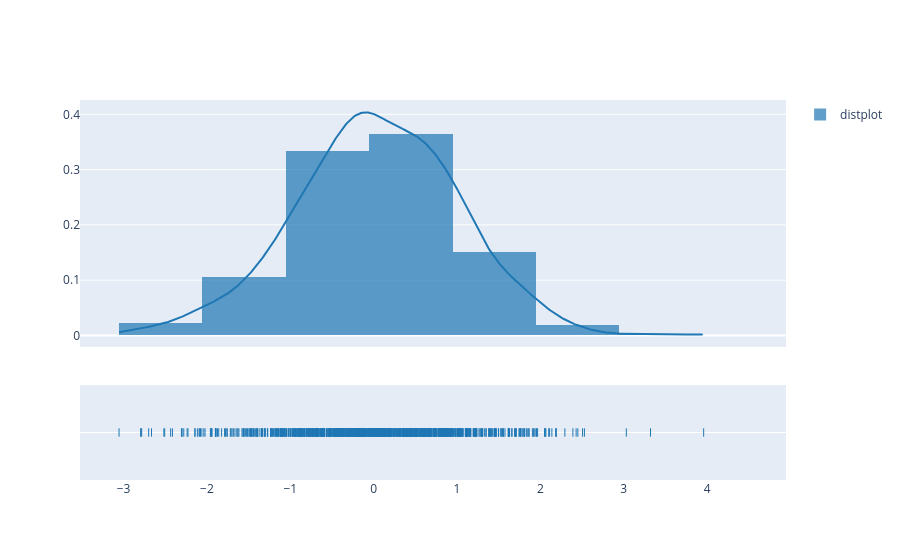

Write notebook code for a chart like this one.
### Markdown cell above
### DISTRIBUCIONES

### Code cell
#Simple
import plotly.figure_factory as ff
import numpy as np
np.random.seed(1)

x = np.random.randn(1000)
hist_data = [x]
group_labels = ['distplot'] 

fig = ff.create_distplot(hist_data, group_labels)
fig.show()

### Figure 1 — Plotly figure (JSON) as saved in the notebook; plotly's stock layout.template omitted (floating-point values rounded to 4 significant figures; data arrays with more than 128 entries replaced by an {"elided": "..."} marker saying what was removed)
{"data": [{"autobinx": false, "histnorm": "probability density", "legendgroup": "distplot", "marker": {"color": "rgb(31, 119, 180)"}, "name": "distplot", "opacity": 0.7, "type": "histogram", "x": {"elided": "1000 float values"}, "xaxis": "x", "xbins": {"end": 3.959, "size": 1, "start": -3.054}, "yaxis": "y"}, {"legendgroup": "distplot", "marker": {"color": "rgb(31, 119, 180)"}, "mode": "lines", "name": "distplot", "showlegend": false, "type": "scatter", "x": {"elided": "500 float values"}, "xaxis": "x", "y": {"elided": "500 float values"}, "yaxis": "y"}, {"legendgroup": "distplot", "marker": {"color": "rgb(31, 119, 180)", "symbol": "line-ns-open"}, "mode": "markers", "name": "distplot", "showlegend": false, "type": "scatter", "x": {"elided": "1000 float values"}, "xaxis": "x", "y": {"elided": "1000 str values"}, "yaxis": "y2"}], "layout": {"barmode": "overlay", "hovermode": "closest", "legend": {"traceorder": "reversed"}, "xaxis": {"anchor": "y2", "domain": [0, 1], "zeroline": false}, "yaxis": {"anchor": "free", "domain": [0.35, 1], "position": 0}, "yaxis2": {"anchor": "x", "domain": [0, 0.25], "dtick": 1, "showticklabels": false}}}
